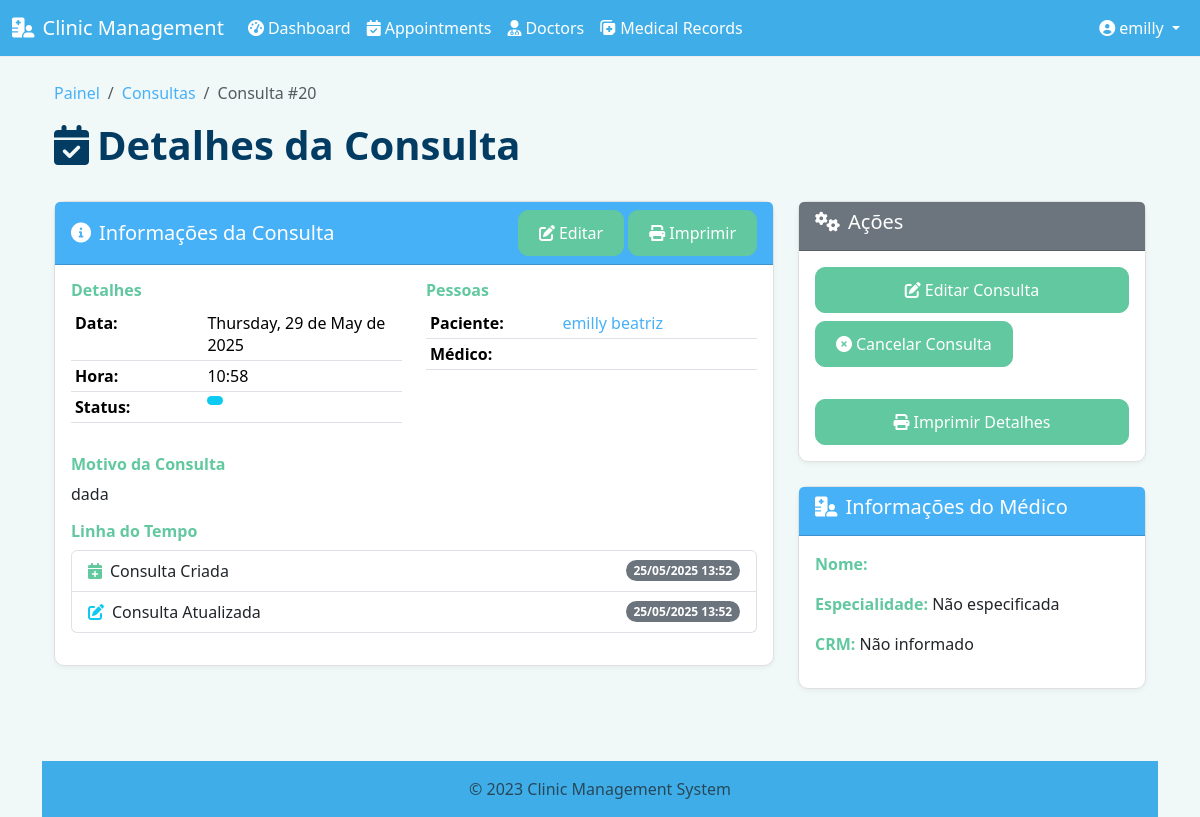
Before: /appointments/20 (signed in) with the older database file.
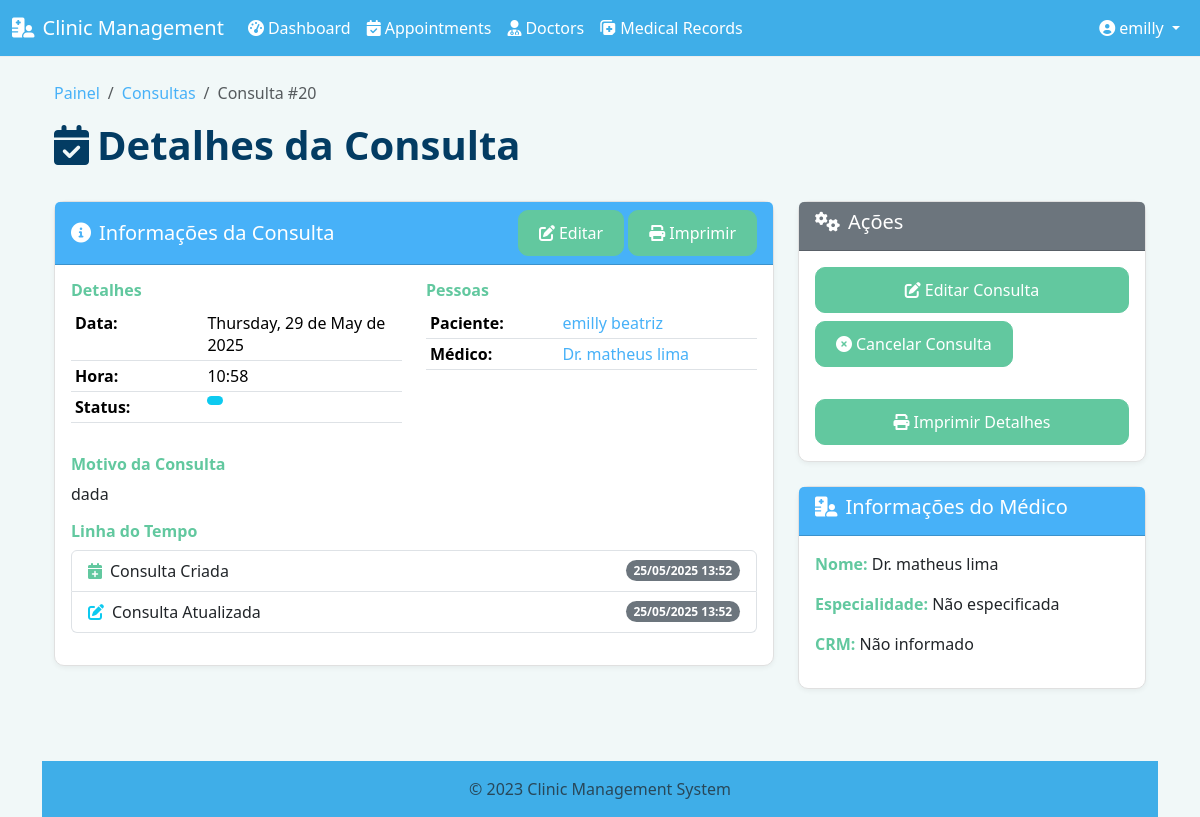
After: the same page with the newer database file.
### models.py (models this page shows, shortened)
class User(UserMixin, db.Model):
    id = db.Column(db.Integer, primary_key=True)
    username = db.Column(db.String(64), unique=True, nullable=False)
    email = db.Column(db.String(120), unique=True, nullable=False)
    password_hash = db.Column(db.String(256), nullable=False)
    role = db.Column(db.Enum(UserRole), nullable=False)
    first_name = db.Column(db.String(50))
    last_name = db.Column(db.String(50))
    created_at = db.Column(db.DateTime, default=datetime.utcnow)
    updated_at = db.Column(db.DateTime, default=datetime.utcnow, onupdate=datetime.utcnow)
    doctor_profile = db.relationship('Doctor', backref='user', uselist=False, cascade='all, delete-orphan')
    patient_profile = db.relationship('Patient', backref='user', uselist=False, cascade='all, delete-orphan')

### routes/appointments.py (the view)
@appointments_bp.route('/<int:id>')
@login_required
def view_appointment(id):
    appointment = verify_appointment_access(id)
    return render_template('appointments/view.html', appointment=appointment)

### app.py (called while the page is built)
@login_manager.user_loader
def load_user(user_id):
    from models import User
    return User.query.get(int(user_id))

### models.py (called while the page is built)
    @property
    def full_name(self):
        return f"{self.user.first_name} {self.user.last_name}"

    @property
    def full_name(self):
        return f"Dr. {self.user.first_name} {self.user.last_name}"

### routes/appointments.py (called while the page is built)
def verify_appointment_access(appointment_id):
    if not current_user.is_authenticated:
        abort(403)
    appointment = Appointment.query.get_or_404(appointment_id)
    if current_user.role == UserRole.PATIENT and current_user.patient_profile and current_user.patient_profile.id == appointment.patient_id:
        return appointment
    if current_user.role == UserRole.DOCTOR and current_user.doctor_profile and current_user.doctor_profile.id == appointment.doctor_id:
        return appointment
    if current_user.role in [UserRole.ADMIN, UserRole.STAFF]:
        return appointment
    abort(403)

### templates/appointments/view.html (shortened to what the changed rows need)
{% extends "layout.html" %}
{% block content %}
<div class="container">
    <div class="row mb-4">
        <div class="col">
            <h1><i class="fas fa-calendar-check me-2"></i>Detalhes da Consulta</h1>
        </div>
    </div>
    <div class="row">
        <div class="col-md-8">
            <div class="card mb-4">
                <div class="card-body">
                    <div class="row mb-3">
                        <div class="col-md-6">
                            <table class="table table-sm">
                                <tr>
                                    <th style="width: 40%;">Data:</th>
                                </tr>
                                <tr>
                                    <th>Hora:</th>
                                </tr>
                                <tr>
                                    <th>Status:</th>
                                </tr>
                            </table>
                        </div>
                        <div class="col-md-6">
                            <table class="table table-sm">
                                <tr>
                                    <th style="width: 40%;">Paciente:</th>
                                </tr>
                                <tr>
                                    <th>Médico:</th>
                                    <td><a href="{{ url_for('doctors.view_doctor', id=appointment.doctor_id) }}">{{ appointment.doctor.full_name }}</a></td>
                                </tr>
                            </table>
                        </div>
                    </div>
                </div>
            </div>
        </div>
        <div class="col-md-4">
            <div class="card mb-4">
                <div class="card-body">
                    <p><strong>Nome:</strong> {{ appointment.doctor.full_name }}</p>
                    <p><strong>Especialidade:</strong> {{ appointment.doctor.specialty or 'Não especificada' }}</p>
                    <p><strong>CRM:</strong> {{ appointment.doctor.crm or 'Não informado' }}</p>
                </div>
            </div>
            {% endblock %}

Changed rows visible on the page:
added User: doctor.full_name "Dr. matheus lima"
